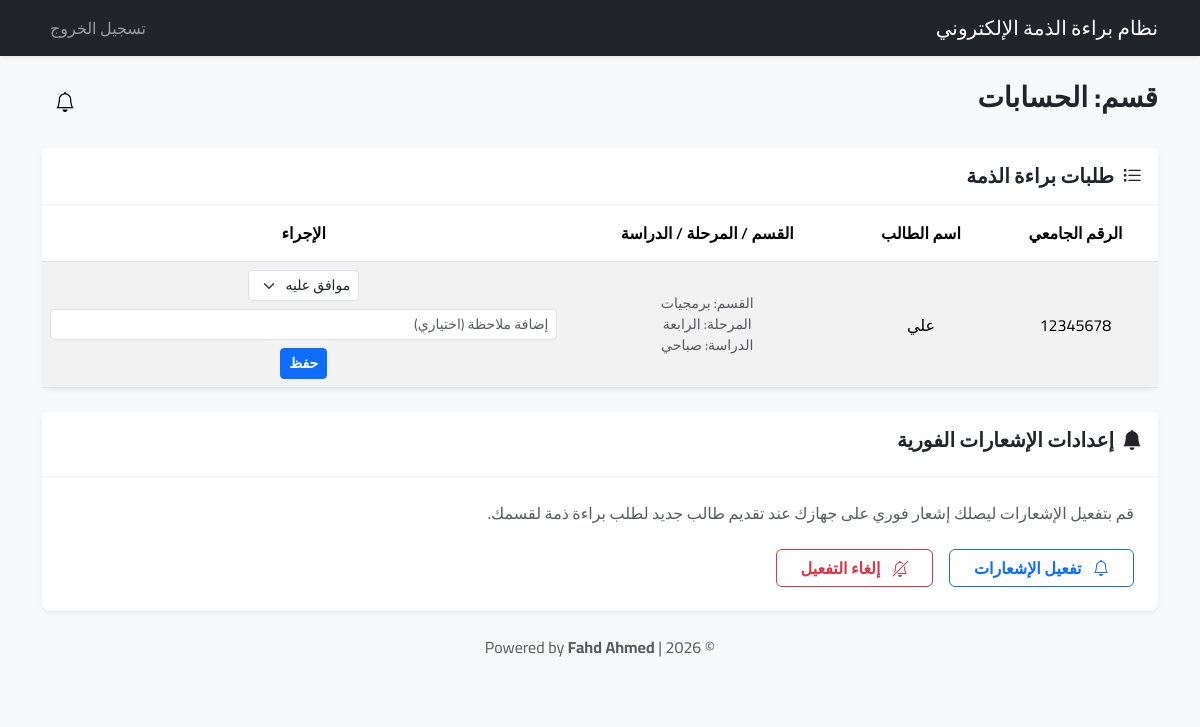
Screenshot of /department_officer (signed in) with the database file from the repository.
### app/models.py (models this page shows, shortened)
class User(db.Model, UserMixin):
    id = db.Column(db.Integer, primary_key=True)
    university_id = db.Column(db.String(20), unique=True, nullable=True)  # الرقم الجامعي (خاص بالطلاب)
    username = db.Column(db.String(50), unique=True, nullable=True)       # اسم المستخدم (للموظفين والمدراء)
    email = db.Column(db.String(120), unique=True, nullable=True)         # البريد الإلكتروني
    password_hash = db.Column(db.String(128), nullable=False)             # كلمة المرور المشفرة
    role = db.Column(db.String(20), nullable=False)  # دور المستخدم: 'student', 'system_admin', 'department_officer'
    full_name = db.Column(db.String(100), nullable=True) # الاسم الكامل (للعرض فقط)
    department = db.Column(db.String(100), nullable=True) # القسم (للموظفين والطلاب)
    stage = db.Column(db.String(50), nullable=True)       # المرحلة الدراسية (للطلاب)
    study_type = db.Column(db.String(50), nullable=True)  # نوع الدراسة: صباحي/مسائي (للطلاب)
    temp_password = db.Column(db.String(50), nullable=True) # كلمة المرور المؤقتة (تظهر للمدير فقط)
    created_at = db.Column(db.DateTime, default=datetime.utcnow) # تاريخ إنشاء الحساب

class ClearanceStatus(db.Model):
    id = db.Column(db.Integer, primary_key=True)
    student_id = db.Column(db.Integer, db.ForeignKey('user.id'), nullable=False) # معرف الطالب
    department = db.Column(db.String(100), nullable=False)  # اسم القسم المعني بالموافقة
    status = db.Column(db.String(20), default='pending')  # الحالة: pending (قيد الانتظار), approved (موافق عليه), rejected (مرفوض)
    comment = db.Column(db.Text, nullable=True) # ملاحظات مسؤول القسم
    updated_at = db.Column(db.DateTime, default=datetime.utcnow) # تاريخ آخر تحديث
    student = db.relationship('User', backref='clearance_statuses')

### app/routes/__init__.py (the view)
@main_routes.route('/department_officer')
@login_required
def department_officer():
    if current_user.role != 'department_officer':
        return redirect(url_for('main.login'))
    records = ClearanceStatus.query.filter_by(department=current_user.department).all()
    form = UpdateStatusForm()
    return render_template(
        'department_officer.html',
        records=records,
        form=form,
        vapid_public_key=current_app.config.get('VAPID_PUBLIC_KEY')
    )

### app/forms.py
class UpdateStatusForm(FlaskForm):
    status = StringField('الحالة الجديدة', validators=[DataRequired()])
    comment = StringField('ملاحظة', validators=[Length(max=200)])
    submit = SubmitField('تحديث الحالة')

### app/__init__.py (called while the page is built)
def format_local_time(utc_dt):
    if not utc_dt:
        return ""
    local_dt = utc_dt + timedelta(hours=3)
    return local_dt.strftime('%Y-%m-%d %H:%M')

def create_app():
    root = os.path.abspath(os.path.join(os.path.dirname(__file__), '..'))
    app = Flask(
        __name__,
        static_folder=os.path.join(root, 'static'),
        static_url_path=''
    )
    app.config.from_object('config')
    app.config['SECRET_KEY'] = '4a8a6021f1e313a3f4e1f7d2f9d7c8c8b6a3e1d1f2a3a1b5'
    app.config['SQLALCHEMY_DATABASE_URI'] = 'sqlite:///../instance/database.db'
    db.init_app(app)
    login_manager.init_app(app)
    csrf.init_app(app)  # تفعيل حماية CSRF
    mail.init_app(app)
    login_manager.login_view = 'main.login'
    @login_manager.user_loader
    def load_user(user_id):
        return User.query.get(int(user_id))
    app.register_blueprint(main_routes)
    app.jinja_env.filters['local_time'] = format_local_time
    @app.context_processor
    def inject_now():
        return {'now': datetime.utcnow()}
    return app

### app/templates/department_officer.html (shortened to what this page needs)
{% extends "base.html" %}
{% block content %}
<div class="d-flex justify-content-between align-items-center mb-4">
    <h3>قسم: {{ current_user.username }}</h3>
    <div class="d-flex align-items-center">
        <div class="dropdown d-inline-block ms-3">
            <button class="btn btn-light position-relative" type="button" id="notificationDropdown"
                data-bs-toggle="dropdown" aria-expanded="false">
                <i class="bi bi-bell fs-5"></i>
                {% set unread = current_user.notifications|selectattr('is_read','equalto',False)|list|length %}
            </button>
        </div>
    </div>
</div>
<div class="card mt-3 border-0 shadow-sm">
    <div class="card-header bg-white py-3">
        <h5 class="card-title mb-0 fw-bold">
            <i class="bi bi-list-task me-2"></i>طلبات براءة الذمة
        </h5>
    </div>
    <div class="card-body p-0">
        <div class="table-responsive">
            <table class="table table-striped align-middle text-center mb-0">
                <thead class="bg-light">
                    <tr>
                        <th class="py-3">الرقم الجامعي</th>
                        <th class="py-3">اسم الطالب</th>
                        <th class="py-3">القسم / المرحلة / الدراسة</th>
                        <th class="py-3">الإجراء</th>
                    </tr>
                </thead>
                <tbody>
                    {% for record in records %}
                    <tr>
                        <td>{{ record.student.university_id }}</td>
                        <td>{{ record.student.full_name or record.student.username }}</td>
                        <td>
                            <small class="d-block text-muted">القسم: {{ record.student.department or '-' }}</small>
                            <small class="d-block text-muted">المرحلة: {{ record.student.stage or '-' }}</small>
                            <small class="d-block text-muted">الدراسة: {{ record.student.study_type or '-' }}</small>
                        </td>
                        <td>
                            <form action="{{ url_for('main.update_status') }}" method="POST"
                                class="d-flex justify-content-center align-items-center flex-wrap gap-2">
                                <select name="status" id="status-{{ record.student_id }}"
                                    class="form-select form-select-sm w-auto" required aria-label="حالة الطلب">
                                    <option value="approved" {% if record.status=='approved' %}selected{% endif %}>موافق
                                        عليه</option>
                                </select>
                                <input type="text" name="comment" class="form-control form-control-sm min-width-150"
                                    placeholder="إضافة ملاحظة (اختياري)" value="{{ record.comment or '' }}">
                                <button type="submit" class="btn btn-sm btn-primary">حفظ</button>
                            </form>
                        </td>
                    </tr>
                    {% endfor %}
                </tbody>
            </table>
        </div>
    </div>
</div>
<div class="card mt-4 border-0 shadow-sm">
    <div class="card-header bg-white py-3">
        <h5 class="card-title fw-bold">
            <i class="bi bi-bell-fill me-2"></i>إعدادات الإشعارات الفورية
        </h5>
    </div>
    <div class="card-body p-4">
        <p class="text-muted mb-4">قم بتفعيل الإشعارات ليصلك إشعار فوري على جهازك عند تقديم طالب جديد لطلب براءة ذمة
            لقسمك.</p>
        <div class="d-flex gap-3">
            <button id="enable-notifications" class="btn btn-outline-primary px-4"
                data-vapid-key="{{ vapid_public_key }}">
                <i class="bi bi-bell me-2"></i> تفعيل الإشعارات
            </button>
            <button id="disable-notifications" class="btn btn-outline-danger px-4">
                <i class="bi bi-bell-slash me-2"></i> إلغاء التفعيل
            </button>
        </div>
    </div>
</div>
{% endblock %}

### app/static/css/styles.css (style rules this page uses)
:root { --primary-color: #0d6efd; --secondary-color: #6c757d; --light-bg: #f8f9fa; --dark-text: #212529; --border-radius: 0.5rem; }
body { font-family: 'Cairo', sans-serif; background-color: var(--light-bg); color: var(--dark-text); }
.card { border: 1px solid rgba(0, 0, 0, .05); border-radius: var(--border-radius); box-shadow: 0 0.125rem 0.25rem rgba(0, 0, 0, 0.075); }
.card-header { background-color: white; border-bottom: 1px solid rgba(0, 0, 0, .05); font-weight: 600; }
h1, h2, h3, h4, h5, h6 { font-weight: 700; }
.btn { font-family: 'Cairo', sans-serif; font-weight: 600; }
.table th { font-weight: 600; }

### rows the page displays
User: username "الحسابات"
ClearanceStatus: student.university_id "12345678", student "علي", student "برمجيات", student "الرابعة", student "صباحي", status "موافق عليه"
